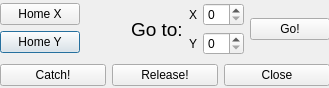
<?xml version="1.0" encoding="UTF-8"?>
<ui version="4.0">
 <class>Dialog</class>
 <widget class="QDialog" name="Dialog">
  <property name="geometry">
   <rect>
    <x>0</x>
    <y>0</y>
    <width>329</width>
    <height>88</height>
   </rect>
  </property>
  <property name="windowTitle">
   <string>Dialog</string>
  </property>
  <widget class="QWidget" name="">
   <property name="geometry">
    <rect>
     <x>0</x>
     <y>0</y>
     <width>330</width>
     <height>89</height>
    </rect>
   </property>
   <layout class="QGridLayout" name="gridLayout_6">
    <item row="0" column="0">
     <layout class="QGridLayout" name="gridLayout_4">
      <item row="0" column="0">
       <layout class="QGridLayout" name="gridLayout_2">
        <item row="1" column="0">
         <widget class="QPushButton" name="homeY">
          <property name="text">
           <string>Home Y</string>
          </property>
         </widget>
        </item>
        <item row="0" column="0">
         <widget class="QPushButton" name="homeX">
          <property name="text">
           <string>Home X</string>
          </property>
         </widget>
        </item>
        <item row="0" column="1">
         <spacer name="horizontalSpacer">
          <property name="orientation">
           <enum>Qt::Horizontal</enum>
          </property>
          <property name="sizeHint" stdset="0">
           <size>
            <width>40</width>
            <height>20</height>
           </size>
          </property>
         </spacer>
        </item>
       </layout>
      </item>
      <item row="0" column="1">
       <layout class="QGridLayout" name="gridLayout_3">
        <item row="0" column="0">
         <widget class="QLabel" name="label">
          <property name="font">
           <font>
            <pointsize>14</pointsize>
           </font>
          </property>
          <property name="text">
           <string>Go to:</string>
          </property>
         </widget>
        </item>
        <item row="0" column="1">
         <layout class="QGridLayout" name="gridLayout">
          <item row="1" column="0">
           <widget class="QLabel" name="label_3">
            <property name="text">
             <string>Y</string>
            </property>
           </widget>
          </item>
          <item row="0" column="0">
           <widget class="QLabel" name="label_2">
            <property name="text">
             <string>X</string>
            </property>
           </widget>
          </item>
          <item row="1" column="1">
           <widget class="QSpinBox" name="valY"/>
          </item>
          <item row="0" column="1">
           <widget class="QSpinBox" name="valX"/>
          </item>
         </layout>
        </item>
        <item row="0" column="2">
         <widget class="QPushButton" name="go">
          <property name="text">
           <string>Go!</string>
          </property>
         </widget>
        </item>
       </layout>
      </item>
     </layout>
    </item>
    <item row="1" column="0">
     <layout class="QGridLayout" name="gridLayout_5">
      <item row="0" column="0">
       <widget class="QPushButton" name="catchPawn">
        <property name="text">
         <string>Catch!</string>
        </property>
       </widget>
      </item>
      <item row="0" column="1">
       <widget class="QPushButton" name="releasePawn">
        <property name="text">
         <string>Release!</string>
        </property>
       </widget>
      </item>
      <item row="0" column="2">
       <widget class="QPushButton" name="close">
        <property name="text">
         <string>Close</string>
        </property>
       </widget>
      </item>
     </layout>
    </item>
   </layout>
  </widget>
 </widget>
 <resources/>
 <connections>
  <connection>
   <sender>close</sender>
   <signal>clicked()</signal>
   <receiver>Dialog</receiver>
   <slot>reject()</slot>
   <hints>
    <hint type="sourcelabel">
     <x>314</x>
     <y>83</y>
    </hint>
    <hint type="destinationlabel">
     <x>294</x>
     <y>57</y>
    </hint>
   </hints>
  </connection>
 </connections>
</ui>
